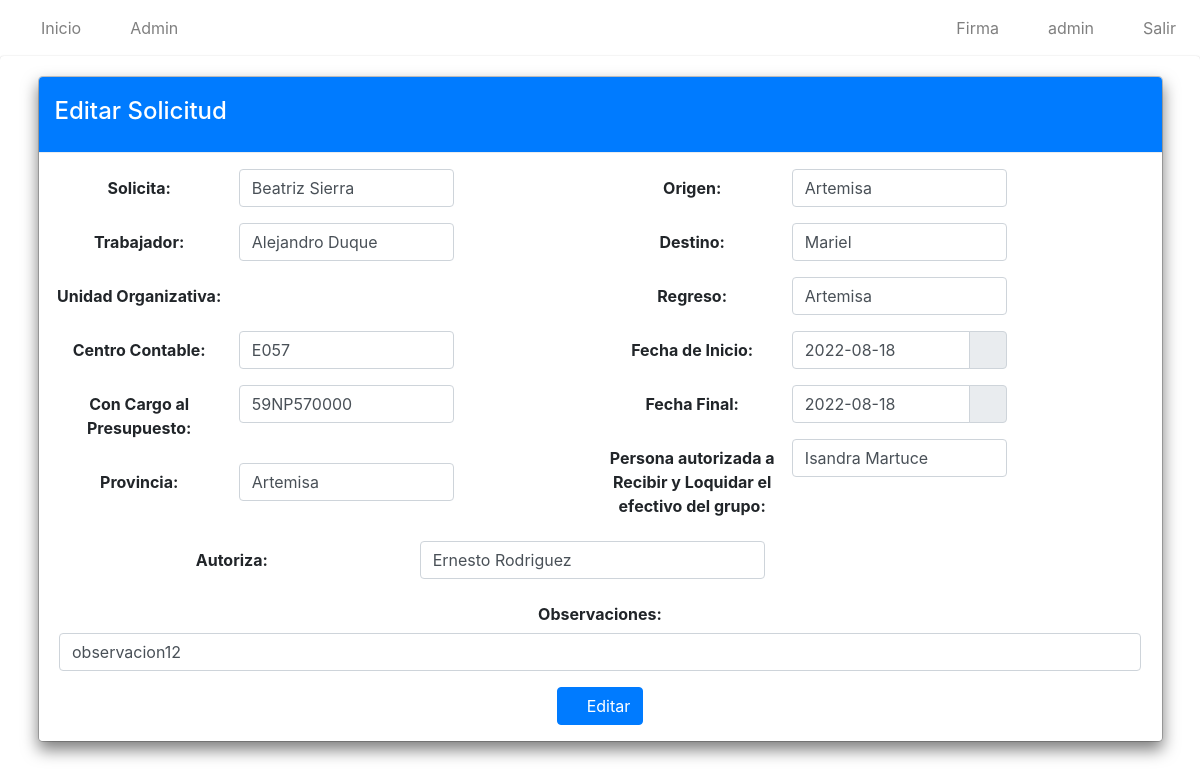
The page /editar/solicitud/34/ (signed in) on the database its author committed.
### app/models.py (models this page shows, shortened)
class Solicitud(models.Model):
    numero=models.IntegerField()
    solicitante=models.ForeignKey(Solicitante, on_delete=models.CASCADE)
    trabajador=models.ForeignKey(Trabajador, on_delete=models.CASCADE)
    unidad_organizativa=models.ForeignKey(Unidad_Organizativa, on_delete=models.CASCADE)
    c_contable=models.CharField(max_length=4)
    provincia=models.ForeignKey(Provincia, on_delete=models.CASCADE)
    origen=models.ForeignKey(Municipio, on_delete=models.CASCADE, related_name='municipio_origen')
    destino=models.ForeignKey(Municipio, on_delete=models.CASCADE, related_name='municipio_destino')
    regreso=models.ForeignKey(Municipio, on_delete=models.CASCADE, related_name='municipio_regreso')
    fecha_inicio=models.DateField()
    fecha_final=models.DateField()
    parleg=models.ForeignKey(PARLEG, on_delete=models.CASCADE)
    cargo_presupuesto=models.ForeignKey(Cargo_al_Presupuesto, on_delete=models.CASCADE)
    autoriza=models.ForeignKey(Autoriza, on_delete=models.CASCADE)
    estado=models.CharField(max_length=20)
    observaciones=models.CharField(max_length=500)
    class Meta:
        verbose_name="Solicitud"
        verbose_name_plural="Solicitudes"

### app/views.py (the view, shortened to what this page needs)
# urls.py: path('editar/solicitud/<int:pk>/',SolicitudUpdateView.as_view(), name='solicitudEdit'),
class SolicitudUpdateView(UpdateView):
    model=Solicitud
    form_class=SolicitudForm
    template_name='solicitudes/edit.html'
    success_url=reverse_lazy('crear_solicitud')
    @method_decorator(permission_required('app.change_solicitud'))
    def dispatch(self, request, *args, **kwargs):
        self.object=self.get_object()
        return super().dispatch(request, *args, **kwargs)
    def get_context_data(self,**kwargs):
        context=super().get_context_data(**kwargs)
        context['title']='Editar Solicitud'
        context['list_url']=reverse_lazy('listarCat')
        context['action']='edit'
        return context

### app/forms.py
class SolicitudForm(forms.ModelForm):
    class Meta:
        model = Solicitud
        fields = 'solicitante','trabajador','c_contable','provincia','origen','destino','regreso','fecha_inicio','fecha_final','parleg','cargo_presupuesto','autoriza','observaciones'

### app/models.py (called while the page is built)
    def __str__(self):
        return self.usuario.first_name+' '+self.usuario.last_name

    def __str__(self):
        return self.cuenta

    def __str__(self):
            return self.usuario.first_name+' '+self.usuario.last_name

    def __str__(self):
        return self.trabajador.usuario.first_name+' '+self.trabajador.usuario.last_name

    def __str__(self):
        return self.nombre

    def __str__(self):
        return self.nombre

    def __str__(self):
        return self.usuario.first_name+' '+self.usuario.last_name

### app/templates/solicitudes/edit.html (shortened to what this page needs)
{% extends 'base.html' %}
{% load crispy_forms_tags %}
{% load static %}
{% block content %}
<form action="" method="post" id="" enctype="multipart/form-data">
    <div class="card card-default">
        <div class="card-body ">
            <div class=" form-group form-card text-center">
                <div class="container">
                    <div class="modal-content">
                        <div class="modal-header btn-primary" style="height: 2cm";>
		                    <h4 class="modal-title">{{title}}</h4>
	                    </div>
                        <div class="modal-body">
                            <div class="row">
                                <div class="col-sm-6">
                                    <div class="form-group row">
                                        <label class="col-sm-4 col-form-label">Solicita:</label>
                                            <div class="col-sm-5">
                                                {{form.solicitante}}
                                            </div>
                                    </div>
                                    <div class="form-group row">
                                        <label class="col-sm-4 col-form-label">Trabajador:</label>
                                            <div class="col-sm-5">
                                                {{form.trabajador}}
                                            </div>
                                    </div>
                                    <div class="form-group row">
				                        <label class="col-sm-4 col-form-label">Unidad Organizativa:</label>
				                            <div class="col-sm-5">
                                            </div>
			                        </div>
                                    <div class="form-group row">
                                        <label class="col-sm-4 col-form-label">Centro Contable:</label>
                                            <div class="col-sm-5">
                                                {{form.c_contable}}
                                            </div>
                                    </div>
                                    <div class="form-group row">
                                        <label class="col-sm-4 col-form-label">Con Cargo al Presupuesto:</label>
                                            <div class="col-sm-5">
                                                {{form.cargo_presupuesto}}
                                            </div>
                                    </div>
                                    <div class="form-group row">
                                        <label class="col-sm-4 col-form-label">Provincia:</label>
				                            <div class="col-sm-5">
                                                {{form.provincia}}
                                            </div>
			                        </div>
                                </div>
                                <div class="col-sm-6">
                                    <div class="form-group row">
				                        <label class="col-sm-4 col-form-label">Origen:</label>
				                            <div class="col-sm-5">
                                                {{form.origen}}
                                            </div>
			                        </div>
                                    <div class="form-group row">
				                        <label class="col-sm-4 col-form-label">Destino:</label>
				                            <div class="col-sm-5">
                                                {{form.destino}}
                                            </div>
                                    </div>
                                    <div class="form-group row">
				                    <label class="col-sm-4 col-form-label">Regreso:</label>
				                        <div class="col-sm-5">
                                            {{form.regreso}}
                                        </div>
			                        </div>
                                    <div class="form-group row">
				                        <label class="col-sm-4 col-form-label">Fecha de Inicio:</label>
				                            <div class="col-sm-5">
					                            <div id="fecha_inicio" data-target-input="nearest" class="input-group date">
						                            {{form.fecha_inicio}}
						                                <div data-target="#fecha_inicio" data-toggle="datetimepicker" class="input-group-append">
							                                <div class="input-group-text"><i class="fa fa-calendar"></i>
							                                </div>
						                                </div>
					                            </div>
				                            </div>
			                        </div>
                                    <div class="form-group row">
                                        <label class="col-sm-4 col-form-label">Fecha Final:</label>
                                            <div class="col-sm-5">
                                                <div id="finaldate" data-target-input="nearest" class="input-group date">
                                                    {{form.fecha_final}}
                                                        <div data-target="#reservationdate" data-toggle="datetimepicker" class="input-group-append">
                                                            <div class="input-group-text"><i class="fa fa-calendar"></i>
                                                            </div>
                                                        </div>
                                                </div>
                                            </div>
			                        </div>
                                    <div class="form-group row">
                                        <label class="col-sm-4 col-form-label">Persona autorizada a Recibir y Loquidar el efectivo del grupo:</label>
                                            <div class="col-sm-5">
                                                {{form.parleg}}
                                            </div>
                                    </div>
                                </div>
                                <div class="form-group row">
                                        <label class="col-sm-4 col-form-label">Autoriza:</label>
				                            <div class="col-sm-4">
                                                {{form.autoriza}}
                                            </div>
			                        </div>
                            </div>
                            <div class="form-group row">
                                        <label class=" col-form-label">Observaciones:</label>
				                            <div class="">
                                                {{form.observaciones}}
                                            </div>
			                        </div>
                            {% if action == 'add' %}
                    <button type="submit" class="btn btn-primary"><i class="fa fa-check"></i> Agregar
                    </button>
                            {% else %}
                    <button type="submit" class="btn btn-primary"><i class="fa fa-edit"></i> Editar
                    </button>
                            {% endif %}
                    </div>
                </div>
                </div>
            </div>
        </div>
    </div>
</form>
{% endblock %}

### app/templates/base.html (shortened to what this page needs)
{% load static %}
<html>
    <head>
  <link rel="stylesheet" href="{% static 'plugins/fontawesome-free/css/all.min.css'%}">
        <link href="https://cdn.jsdelivr.net/npm/bootstrap@5.2.0/dist/css/bootstrap.min.css" rel="stylesheet">
        <link rel="stylesheet" type="text/css" href="{% static 'datatable/data_tables/datatables.min.css' %}" />
  <link rel="stylesheet" href="https://cdnjs.cloudflare.com/ajax/libs/jquery-confirm/3.3.2/jquery-confirm.min.css">
  <link rel="stylesheet" href="https://cdn.jsdelivr.net/npm/bootstrap-icons@1.7.2/font/bootstrap-icons.css">
  <link href="https://cdn.jsdelivr.net/npm/bootstrap@5.2.0-beta1/dist/css/bootstrap.min.css" rel="stylesheet"
>
<link href="https://cdn.jsdelivr.net/npm/bootstrap@5.2.0/dist/css/bootstrap.min.css" rel="stylesheet">
        <link rel="stylesheet" href="{% static 'dist/css/adminlte.min.css'%}">
    </head>
<nav class="navbar navbar-expand-md navbar-white navbar-light">
 <ul class="navbar-nav">
          <li class="nav-item">
            <a href="{% url 'solicitudes' %}" class="nav-link">
            <i class="fas fa-home"></i>
            Inicio</a>
          </li>
         {% if user.is_superuser or user.is_staff %}
          <li class="nav-item">
           <a class="nav-link"  href="/admin/" role="button">
            <i class="fas fa-tachometer-alt"></i> Admin
           </a>
          </li>
         {%endif%}
        </ul>
    <ul class="navbar-nav ml-auto">
      <li class="nav-item">
           <a class="nav-link" onclick="modal_firma()" role="button">
            <i class="fas fa-edit"></i> Firma
           </a>
      </li>
      <li class="nav-item">
        <a class="nav-link" href="javascript:;"role="button">
          <i class="fas fa-user"></i>  {{ user.username }}
        </a>
      </li>
      <li class="nav-item">
        <a class="nav-link" href="{% url 'logout' %}"role="button">
          <i class="fas fa-power-off"></i> Salir
        </a>
      </li>
    </ul>
  </nav>
        {%block content%}
        {% endblock %}
    </body>
</html>

### rows shown on the page
Solicitud: solicitante "Beatriz Sierra", trabajador "Alejandro Duque", c_contable "E057", cargo_presupuesto "59NP570000", provincia "Artemisa", origen "Artemisa", destino "Mariel", regreso "Artemisa", fecha_inicio "2022-08-18", fecha_final "2022-08-18", parleg "Isandra Martuce", autoriza "Ernesto Rodriguez", observaciones "observacion12"

### other values the page prints
{{ user.username }} "admin"
{{ title }} "Editar Solicitud"
